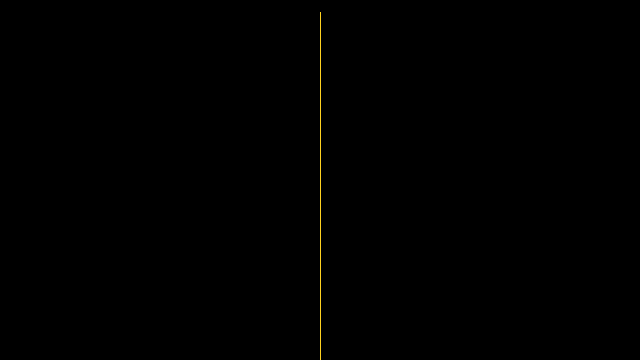
Frame 1 (no input)
Frame 60 (the mouse pressed at the canvas centre just before this capture): identical to frame 1, image omitted
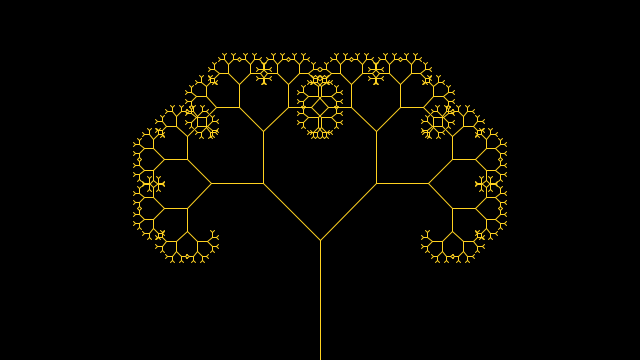
Frame 120 (the mouse held since frame 60 and released just before this capture)

The Processing sketch that drew these frames (run headless with seeded random() and noise(); from frame 60 on, the mouse is pressed at the canvas centre):

// Processing sketch: Tree
// ── Tree.pde
/**
 * Recursive Tree
 * by Daniel Shiffman.  
 * 
 * Renders a simple tree-like structure via recursion. 
 * The branching angle is calculated as a function of 
 * the horizontal mouse location. Move the mouse left
 * and right to change the angle.
 */
 
float theta;   

void setup() {
  size(640, 360);
}

void draw() {
  background(0);
  frameRate(30);
  stroke(255,210,32);
  // Let's pick an angle 0 to 90 degrees based on the mouse position
  float a = (mouseX / (float) width) * 90f;
  // Convert it to radians
  theta = radians(a);
  // Start the tree from the bottom of the screen
  translate(width/2,height);
  // Draw a line 120 pixels
  line(0,0,0,-120);
  // Move to the end of that line
  translate(0,-120);
  // Start the recursive branching!
  branch(120);

}

void branch(float h) {
  // Each branch will be 2/3rds the size of the previous one
  h *= 0.66;
  
  // All recursive functions must have an exit condition!!!!
  // Here, ours is when the length of the branch is 2 pixels or less
  if (h > 2) {
    pushMatrix();    // Save the current state of transformation (i.e. where are we now)
    rotate(theta);   // Rotate by theta
    line(0, 0, 0, -h);  // Draw the branch
    translate(0, -h); // Move to the end of the branch
    branch(h);       // Ok, now call myself to draw two new branches!!
    popMatrix();     // Whenever we get back here, we "pop" in order to restore the previous matrix state
    
    // Repeat the same thing, only branch off to the "left" this time!
    pushMatrix();
    rotate(-theta);
    line(0, 0, 0, -h);
    translate(0, -h);
    branch(h);
    popMatrix();
  }
}
